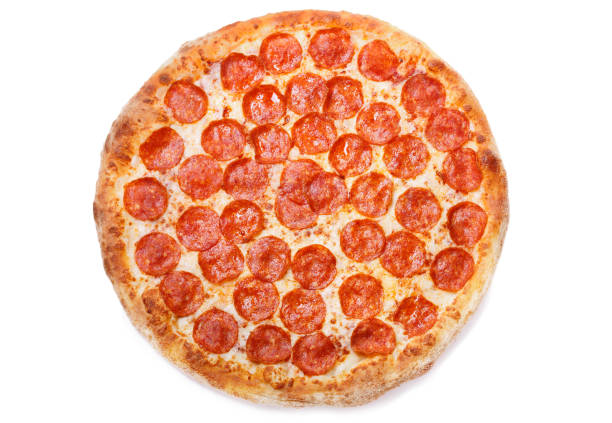
#> input picture Primo Anno/Computer Vision/Tutoring/Tutorato01/Dataset/pizza.jpg, 612 x 423 px, found by its file name
$ python Sampling.py
#> lines starting #> are read from the running program, lines starting #| are printed output that depends on the picture
"""
1- SAMPLING
Image sampling is the process of converting a continuous image (analog)
into a discrete image (digital) by selecting specific
points from the continuous image. Increasing the number N of
pixels in the image, we can better represent an analog
object into a digital image.

EXAMPLE:
"""
import numpy as np
import matplotlib.pyplot as plt
from skimage.io import imread


    # Loads the image "pizza.jpg" into a NumPy array called pizza.
    # Each pixel is represented as an array of RGB values

pizza = imread('/Volumes/SSD Esterna/Progetti/ComputerVision/Tutoring/Tutorato01/Dataset/pizza.jpg')
#> pizza is the input picture: shape (423, 612, 3); mean R, G, B 240.8, 193.1, 170.5

    # Imports the function downscale_local_mean from scikit-image.
    # This function reduces the resolution of an image by taking the local mean of pixel blocks instead of
    # just skipping pixels (which keeps the image visually smoother).

from skimage.transform import downscale_local_mean

    # Creates an array of downscaling factors:
    # np.arange(1,5) → [1, 2, 3, 4]
    # 3**[...] → [3, 9, 27, 81]
    # So we will downscale the image by factors of 3, 9, 27, and 81.

factors = 3 ** np.arange(1, 5)

    # Creates a matplotlib figure with 1 row and len(factors) = 4 columns of subplots.
    # axis will be a NumPy array of 4 subplot axes objects.
    # figsize=(20,6) makes the figure large and wide.

figure, axis = plt.subplots(1, len(factors), figsize=(20, 6))

    # Iterates over each factor and corresponding subplot axis.
    # downscale_local_mean(pizza, factors=(factor, factor, 1)) downsamples the image:
    # (factor, factor, 1) means reduce resolution in both height and width by factor,
    # but not in the color channel (1).
    # .astype(int) converts the resulting float array to integers (pixel values).
    # Displays the downscaled image in the subplot with ax.imshow(image).
    # Adds a title showing the new number of rows (height) of the image:
    # Example: if the original image was 600x800, after factor=3, the new height would be 200.

for factor, ax in zip(factors, axis):
    image = downscale_local_mean(pizza, factors=(factor, factor, 1)).astype(int)
    ax.imshow(image)
    ax.set_title('$N={}$'.format(image.shape[0]))
#> this loop made 4 passes
#> pass 1, `image = downscale_local_mean(pizza, factors=(factor, factor, 1)).astyp..`:
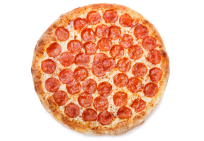
#> image: shape (141, 204, 3) int64; mean R, G, B 240.6, 192.9, 170.2
#> pass 2, `image = downscale_local_mean(pizza, factors=(factor, factor, 1)).astyp..`:
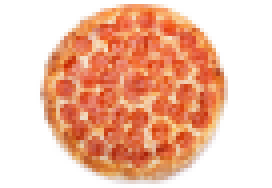
#> image: shape (47, 68, 3) int64 (shown 4 times larger); mean R, G, B 240.5, 192.8, 170.2

    # Displays the entire figure with the four images side by side.

plt.show()
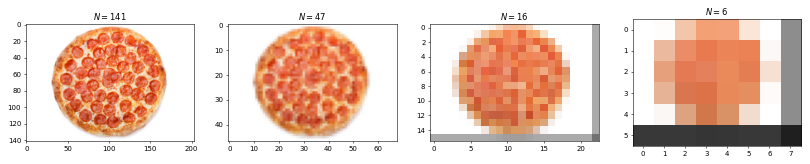
#> figure drawn by matplotlib, 4 panels

$ run again, with Primo Anno/Computer Vision/Tutoring/Tutorato01/Dataset/Face.png saved as Primo Anno/Computer Vision/Tutoring/Tutorato01/Dataset/pizza.jpg
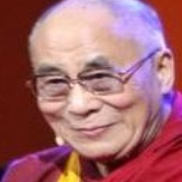
#> input picture Primo Anno/Computer Vision/Tutoring/Tutorato01/Dataset/Face.png, 182 x 182 px, found by its file name
#> pizza is the input picture: shape (182, 182, 3); mean R, G, B 164.6, 103.6, 110.4
#> the loop `for factor, ax in zip(factors, axis):` made 4 passes
#> pass 2, `image = downscale_local_mean(pizza, factors=(factor, factor, 1)).astyp..`:
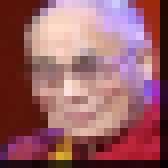
#> image: shape (21, 21, 3) int64 (shown 8 times larger); mean R, G, B 152.1, 95.6, 101.9
#> `plt.show()`:
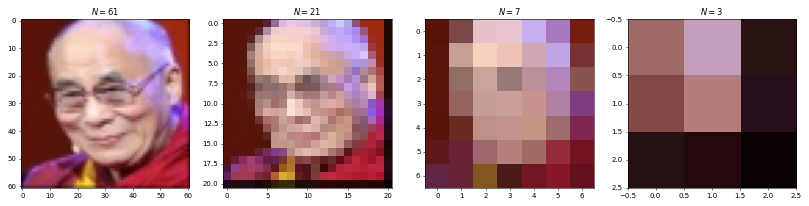
#> figure drawn by matplotlib, 4 panels
